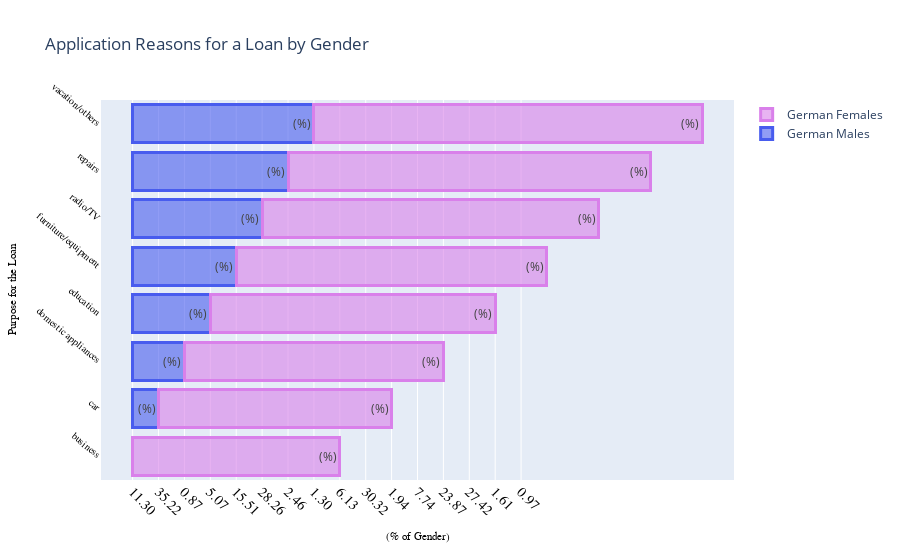

Notebook code cell kept with this figure:
### Code cell
# Values into list
m_purpose = sex_purpose['male'].values.tolist()
f_purpose = sex_purpose['female'].values.tolist()

# Làm tròn giá trị
male_purpose = ['%.2f' % elem for elem in m_purpose]
female_purpose = ['%.2f' % elem for elem in f_purpose]

male = go.Bar(
    y=['business', 'car', 'domestic appliances', 'education', 'furniture/equipment',
      'radio/TV', 'repairs', 'vacation/others'],
    x=male_purpose,
    name='German Males',
    text='(%)',
    orientation = 'h',
    marker = dict(
        color = 'rgba(72, 92, 238, 0.6)',
        line = dict(
            color = 'rgba(72, 92, 238, 1.0)',
            width = 3)
    )
)
female = go.Bar(
    y=['business', 'car', 'domestic appliances', 'education', 'furniture/equipment',
      'radio/TV', 'repairs', 'vacation/others'],
    x=female_purpose,
    name='German Females',
    text='(%)',
    orientation = 'h',
    marker = dict(
        color = 'rgba(217, 128, 234, 0.6)',
        line = dict(
            color = 'rgba(217, 128, 234, 1.0)',
            width = 3)
    )
)

data = [male, female]
layout = dict(
    title='Application Reasons for a Loan by Gender',
     xaxis=dict(
        title='(% of Gender)',
        titlefont=dict(
            family='Arial, sans-serif',
            size=11,
            color='black'
        ),
        showticklabels=True,
        tickangle=45,
        tickfont=dict(
            family='Old Standard TT, serif',
            size=14,
            color='black'
        ),
        exponentformat='e',
        showexponent='all'
    ),
    yaxis=dict(
        title='Purpose for the Loan',
        titlefont=dict(
            family='Arial, sans-serif',
            size=11,
            color='black'
        ),
        showticklabels=True,
        tickangle=40,
        tickfont=dict(
            family='Old Standard TT, serif',
            size=10,
            color='black'
        ),
        exponentformat='e',
        showexponent='all'
    ),
    barmode='stack'
)

fig = dict(data=data, layout=layout)
iplot(fig, filename='marker-h-bar')

### Figure 1 — Plotly figure (JSON) as saved in the notebook; plotly's stock layout.template omitted (floating-point values rounded to 4 significant figures)
{"data": [{"marker": {"color": "rgba(72, 92, 238, 0.6)", "line": {"color": "rgba(72, 92, 238, 1.0)", "width": 3}}, "name": "German Males", "orientation": "h", "text": "(%)", "type": "bar", "x": ["11.30", "35.22", "0.87", "5.07", "15.51", "28.26", "2.46", "1.30"], "y": ["business", "car", "domestic appliances", "education", "furniture/equipment", "radio/TV", "repairs", "vacation/others"]}, {"marker": {"color": "rgba(217, 128, 234, 0.6)", "line": {"color": "rgba(217, 128, 234, 1.0)", "width": 3}}, "name": "German Females", "orientation": "h", "text": "(%)", "type": "bar", "x": ["6.13", "30.32", "1.94", "7.74", "23.87", "27.42", "1.61", "0.97"], "y": ["business", "car", "domestic appliances", "education", "furniture/equipment", "radio/TV", "repairs", "vacation/others"]}], "layout": {"barmode": "stack", "title": {"text": "Application Reasons for a Loan by Gender"}, "xaxis": {"exponentformat": "e", "showexponent": "all", "showticklabels": true, "tickangle": 45, "tickfont": {"color": "black", "family": "Old Standard TT, serif", "size": 14}, "title": {"font": {"color": "black", "family": "Arial, sans-serif", "size": 11}, "text": "(% of Gender)"}}, "yaxis": {"exponentformat": "e", "showexponent": "all", "showticklabels": true, "tickangle": 40, "tickfont": {"color": "black", "family": "Old Standard TT, serif", "size": 10}, "title": {"font": {"color": "black", "family": "Arial, sans-serif", "size": 11}, "text": "Purpose for the Loan"}}}}
